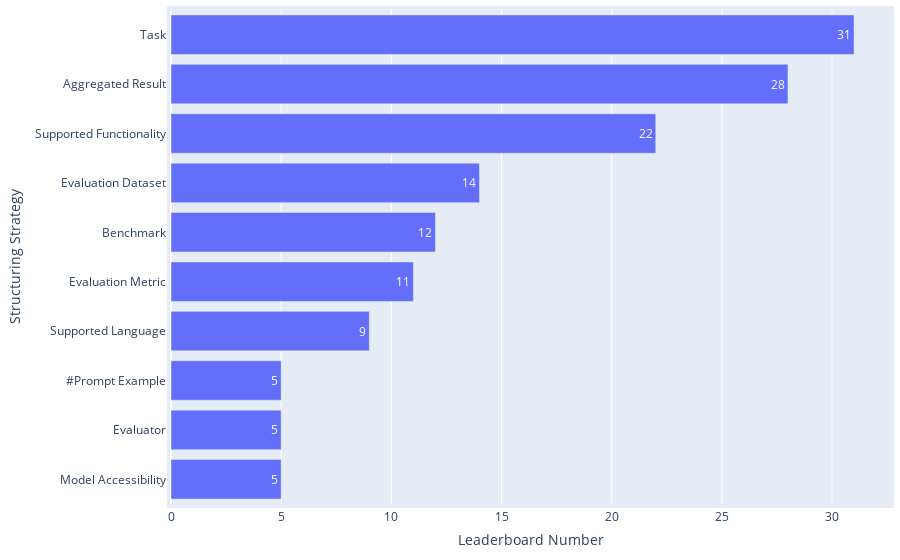

The cell this chart's notebook holds for it:
### Code cell
df = pd.read_csv(path_rq1 / 'Leaderboard_processed.csv')
df = df[df['Host platforms'] != "['PapersWithCode']"]
df_split = df[df['#Structuring strategy (non-pwc)'] > 0]
# print(f'{round(len(df_split)/len(df)*100,2)}% ({len(df_split)} out of {len(df)}) leaderboards have adopted multiple structuring strategies.')

df_split['Structuring strategies (non-pwc)'] = df_split['Structuring strategies (non-pwc)'].apply(ast.literal_eval)
df_split2 = df_split.explode('Structuring strategies (non-pwc)').groupby('Structuring strategies (non-pwc)').size().reset_index(name='Frequency')
df_split2['Weight'] = 1

statistics = {
    'Distribution|Property': 'Leaderboards across Structuring Strategies (non-pwc)',
    'Mean': np.mean(df_split2['Frequency']),
    'Median': np.median(df_split2['Frequency']),
    'Mode': stats.mode(df_split2['Frequency'])[0],
    'Standard Deviation': np.std(df_split2['Frequency']),
    'Gini Coefficient': ineqpy.inequality.gini(data=df_split2, income='Frequency', weights='Weight'),
}
df_statistics = pd.read_csv(path_rq1 / 'leaderboard_statistics.csv')
df_statistics = pd.concat([df_statistics, pd.DataFrame([statistics])], ignore_index=True)
df_statistics.drop_duplicates(subset=['Distribution|Property'], keep='last', inplace=True)
df_statistics.sort_values(by='Distribution|Property', inplace=True)
df_statistics.to_csv(path_rq1 / 'leaderboard_statistics.csv', index=False)

df_top = df_split2.sort_values(by='Frequency', ascending=False).head(10)
print(f"{df_top['Structuring strategies (non-pwc)'].iloc[0]} is the most adopted structuring strategies, covering {round(df_top['Frequency'].iloc[0]/len(df_split)*100,2)}% ({df_top['Frequency'].iloc[0]} out of {len(df_split)}) leaderboards.")

fig = go.Figure(go.Bar(
        x=df_top['Frequency'],  # Values for the bar lengths
        y=df_top['Structuring strategies (non-pwc)'],  # Categories for each bar
        orientation='h',  # Sets the bars to be horizontal
        text=df_top['Frequency'],  # Adds the values as text on each bar
        textposition='auto'  # Automatically positions the text on the bars
))
fig.update_layout(
        xaxis_title='Leaderboard Number',
        yaxis_title='Structuring Strategy',
        yaxis_autorange='reversed'  # This line makes the bars go top-down
)
# Update the layout for a tighter look
fig.update_layout(
    autosize=True,
    margin=dict(
        l=10,  # Left margin
        r=10,  # Right margin
        b=10,  # Bottom margin
        t=10,  # Top margin
        pad=4  # Padding between the plot and the margin
    )
)
fig.show()

### Figure 1 — Plotly figure (JSON) as saved in the notebook; plotly's stock layout.template omitted (floating-point values rounded to 4 significant figures)
{"data": [{"orientation": "h", "text": [31, 28, 22, 14, 12, 11, 9, 5, 5, 5], "textposition": "auto", "type": "bar", "x": [31, 28, 22, 14, 12, 11, 9, 5, 5, 5], "y": ["Task", "Aggregated Result", "Supported Functionality", "Evaluation Dataset", "Benchmark", "Evaluation Metric", "Supported Language", "#Prompt Example", "Evaluator", "Model Accessibility"]}], "layout": {"autosize": true, "margin": {"b": 10, "l": 10, "pad": 4, "r": 10, "t": 10}, "xaxis": {"title": {"text": "Leaderboard Number"}}, "yaxis": {"autorange": "reversed", "title": {"text": "Structuring Strategy"}}}}
